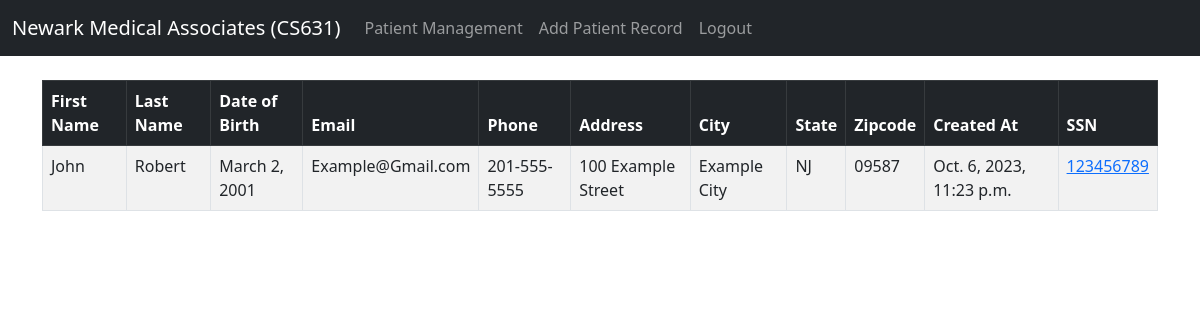
Screenshot of /patient_management/patient_table/ (signed in) with the database file from the repository.
### website/models.py (models this page shows, shortened)
class Patient(models.Model):
	created_at = models.DateTimeField(auto_now_add=True)
	first_name = models.CharField(max_length=50)
	last_name =  models.CharField(max_length=50)
	DOB = models.DateField()
	SSN = models.IntegerField(primary_key= True, validators=[MaxValueValidator(999999999)],unique=True)
	email =  models.CharField(max_length=100)
	phone = models.CharField(max_length=15)
	address =  models.CharField(max_length=100)
	city =  models.CharField(max_length=50)
	state =  models.CharField(max_length=2)
	zipcode =  models.CharField(max_length=20)

### website/views.py (the view)
# urls.py: path('patient_management/patient_table/', views.see_patient_table, name='patient_table'),
def see_patient_table(request):
	if request.user.is_authenticated:
		patients = Patient.objects.all()
		return render(request, 'patient_managements/patient_table.html', {'patients':patients})
	else:
		messages.success(request, "This action requres user to be logged in.")
		return redirect('home')

### website/templates/patient_managements/patient_table.html
{% extends 'base.html' %}
{% block content %}
{% if user.is_authenticated %}
<table class="table table-striped table-hover table-bordered">
  <thead class="table-dark">
    <tr>
      <th scope="col">First Name</th>
      <th scope="col">Last Name</th>
      <th scope="col">Date of Birth</th>
      <th scope="col">Email</th>
      <th scope="col">Phone</th>
      <th scope="col">Address</th>
      <th scope="col">City</th>
      <th scope="col">State</th>
      <th scope="col">Zipcode</th>
      <th scope="col">Created At</th>
      <th scope="col">SSN</th>
    </tr>
  </thead>
  <tbody>
{% if patients %}
	{% for patient in patients %}
		<tr>
			<td>{{ patient.first_name }}</td>
            <td>{{ patient.last_name }}</td>
            <td>{{ patient.DOB }}</td>
			<td>{{ patient.email }}</td>
			<td>{{ patient.phone }}</td>
			<td>{{ patient.address }}</td>
			<td>{{ patient.city }}</td>
			<td>{{ patient.state }}</td>
			<td>{{ patient.zipcode }}</td>
			<td>{{ patient.created_at }}</td>
			<td><a href="{% url 'patient' patient.SSN %}">{{ patient.SSN }}</a></td>
		</tr>
	{% endfor %}
	  </tbody>
	</table>
  {% endif %}
{% endif %}
{% endblock %}

### rows the page displays
Patient: first_name "John", last_name "Robert", DOB "March 2, 2001", email "Example@Gmail.com", phone "201-555-5555", address "100 Example Street", city "Example City", state "NJ", zipcode "09587", created_at "Oct. 6, 2023, 11:23 p.m.", SSN "123456789"
